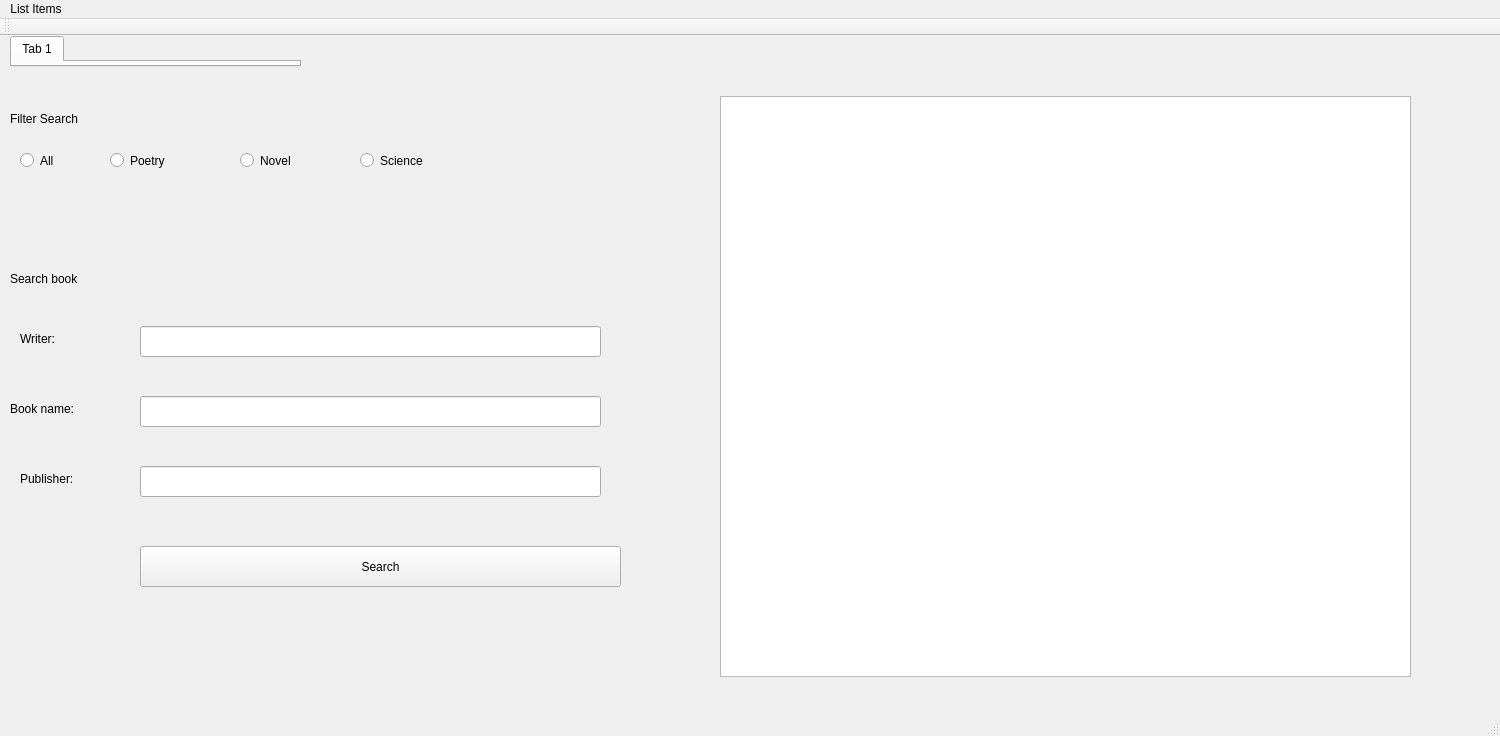
<?xml version="1.0" encoding="UTF-8"?>
<ui version="4.0">
 <class>MainWindow</class>
 <widget class="QMainWindow" name="MainWindow">
  <property name="geometry">
   <rect>
    <x>0</x>
    <y>0</y>
    <width>1500</width>
    <height>736</height>
   </rect>
  </property>
  <property name="windowTitle">
   <string>MainWindow</string>
  </property>
  <widget class="QWidget" name="centralWidget">
   <widget class="QTableView" name="tableView">
    <property name="geometry">
     <rect>
      <x>720</x>
      <y>60</y>
      <width>691</width>
      <height>581</height>
     </rect>
    </property>
   </widget>
   <widget class="QRadioButton" name="radioButton">
    <property name="geometry">
     <rect>
      <x>20</x>
      <y>110</y>
      <width>156</width>
      <height>29</height>
     </rect>
    </property>
    <property name="text">
     <string>All</string>
    </property>
   </widget>
   <widget class="QRadioButton" name="radioButton_2">
    <property name="geometry">
     <rect>
      <x>110</x>
      <y>110</y>
      <width>156</width>
      <height>29</height>
     </rect>
    </property>
    <property name="text">
     <string>Poetry</string>
    </property>
   </widget>
   <widget class="QRadioButton" name="radioButton_3">
    <property name="geometry">
     <rect>
      <x>240</x>
      <y>110</y>
      <width>156</width>
      <height>29</height>
     </rect>
    </property>
    <property name="text">
     <string>Novel</string>
    </property>
   </widget>
   <widget class="QRadioButton" name="radioButton_4">
    <property name="geometry">
     <rect>
      <x>360</x>
      <y>110</y>
      <width>156</width>
      <height>29</height>
     </rect>
    </property>
    <property name="text">
     <string>Science</string>
    </property>
   </widget>
   <widget class="QLabel" name="label">
    <property name="geometry">
     <rect>
      <x>10</x>
      <y>230</y>
      <width>131</width>
      <height>25</height>
     </rect>
    </property>
    <property name="text">
     <string>Search book</string>
    </property>
   </widget>
   <widget class="QLabel" name="label_2">
    <property name="geometry">
     <rect>
      <x>20</x>
      <y>290</y>
      <width>86</width>
      <height>25</height>
     </rect>
    </property>
    <property name="text">
     <string>Writer:</string>
    </property>
   </widget>
   <widget class="QLabel" name="label_3">
    <property name="geometry">
     <rect>
      <x>10</x>
      <y>70</y>
      <width>141</width>
      <height>25</height>
     </rect>
    </property>
    <property name="text">
     <string>Filter Search</string>
    </property>
   </widget>
   <widget class="QLineEdit" name="lineEdit">
    <property name="geometry">
     <rect>
      <x>140</x>
      <y>290</y>
      <width>461</width>
      <height>31</height>
     </rect>
    </property>
   </widget>
   <widget class="QLabel" name="label_4">
    <property name="geometry">
     <rect>
      <x>10</x>
      <y>360</y>
      <width>121</width>
      <height>25</height>
     </rect>
    </property>
    <property name="text">
     <string>Book name:</string>
    </property>
   </widget>
   <widget class="QLineEdit" name="lineEdit_2">
    <property name="geometry">
     <rect>
      <x>140</x>
      <y>360</y>
      <width>461</width>
      <height>31</height>
     </rect>
    </property>
   </widget>
   <widget class="QLabel" name="label_5">
    <property name="geometry">
     <rect>
      <x>20</x>
      <y>430</y>
      <width>101</width>
      <height>25</height>
     </rect>
    </property>
    <property name="text">
     <string>Publisher:</string>
    </property>
   </widget>
   <widget class="QLineEdit" name="lineEdit_3">
    <property name="geometry">
     <rect>
      <x>140</x>
      <y>430</y>
      <width>461</width>
      <height>31</height>
     </rect>
    </property>
   </widget>
   <widget class="QPushButton" name="pushButton">
    <property name="geometry">
     <rect>
      <x>140</x>
      <y>510</y>
      <width>481</width>
      <height>41</height>
     </rect>
    </property>
    <property name="text">
     <string>Search</string>
    </property>
   </widget>
   <widget class="QTabWidget" name="tabWidget">
    <property name="geometry">
     <rect>
      <x>10</x>
      <y>0</y>
      <width>291</width>
      <height>31</height>
     </rect>
    </property>
    <property name="currentIndex">
     <number>0</number>
    </property>
    <widget class="QWidget" name="tab">
     <attribute name="title">
      <string>Tab 1</string>
     </attribute>
    </widget>
   </widget>
  </widget>
  <widget class="QToolBar" name="mainToolBar">
   <attribute name="toolBarArea">
    <enum>TopToolBarArea</enum>
   </attribute>
   <attribute name="toolBarBreak">
    <bool>false</bool>
   </attribute>
  </widget>
  <widget class="QStatusBar" name="statusBar"/>
  <widget class="QMenuBar" name="menuBar">
   <property name="geometry">
    <rect>
     <x>0</x>
     <y>0</y>
     <width>1500</width>
     <height>38</height>
    </rect>
   </property>
   <widget class="QMenu" name="menuList_Items">
    <property name="title">
     <string>List Items</string>
    </property>
   </widget>
   <addaction name="menuList_Items"/>
  </widget>
 </widget>
 <layoutdefault spacing="6" margin="11"/>
 <resources/>
 <connections/>
</ui>
